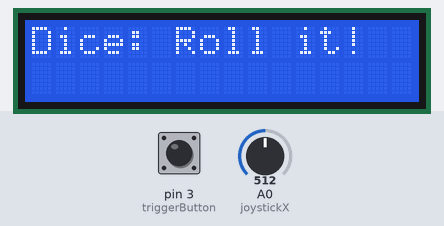
Simulated run of this sketch. Board: Arduino Uno, built with avr-gcc and run on an emulated ATmega328P. Shown: 16×2 character LCD. The inputs (shaded band) are chosen by the test bench; at power-on: A0 (joystickX) = 512, pin 3 (triggerButton) HIGH. Random numbers use the default seed unless the sketch sets one.

Above: at 1.2 s.
1.3 s: A0 (joystickX) set to 588
2.8 s: A0 (joystickX) set to 619
At 2.91 s:
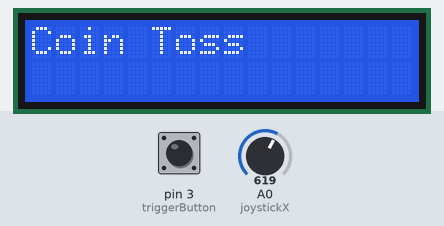
5.1 s: pin 3 (triggerButton) pulled LOW for 3.2 s
At 6.6 s:
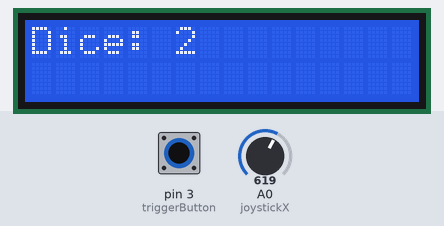
11.3 s: pin 3 (triggerButton) pulled LOW for 0.15 s
At 12.1 s:
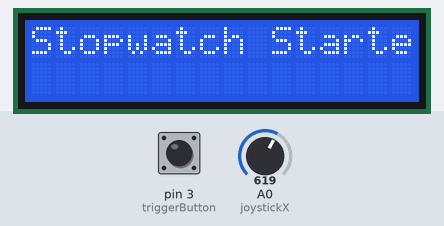
14.4 s: pin 3 (triggerButton) pulled LOW for 3.2 s
At 19.5 s:
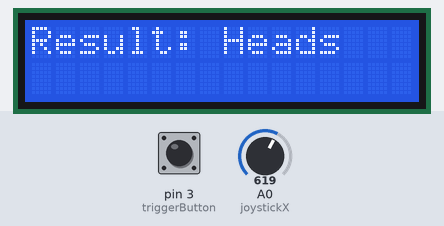
20.6 s: pin 3 (triggerButton) pulled LOW for 1 s
At 21.2 s:
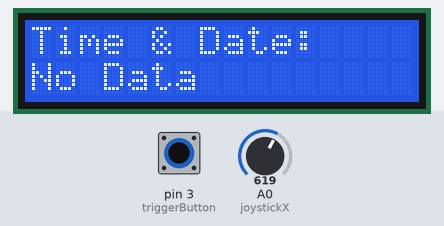
Timing chart, 0 to 23.6 s (numbered marks = the images above; inputs shaded):
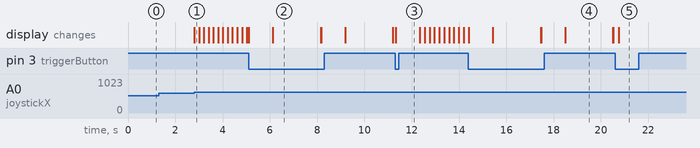

Measured:
- the behaviour switches between 600 and 601 on A0 (joystickX) (found by bisection; images 0 and 1)
- after the input at 1.3 s, every drawn part: stays the same
- after the input at 2.8 s, the display: changes at once (image 1)
- what the display in image 2 shows lasts 2.0 s, from 6.1 s to 8.1 s

The sketch:

Digital_Dice_Upbeat.ino
```cpp
#include <Wire.h>
#include <LCD_I2C.h>

LCD_I2C lcd(0x27, 16, 2);

// Pin Definitions
const int joystickX = A0; // Joystick horizontal (X-axis)
const int triggerButton = 3; // Trigger button

// Variables
int currentProgram = 0; // 0 = Dice, 1 = Coin Toss, 2 = Stopwatch, 3 = Time & Date
const int totalPrograms = 4;

unsigned long lastJoystickTime = 0;
unsigned long lastTriggerTime = 0;
const unsigned long debounceDelay = 200;

unsigned long stopwatchStart = 0;
bool stopwatchRunning = false; // Tracks whether stopwatch is running

String dateTime = "No Data"; // Placeholder for received date/time

void setup() {
  lcd.begin();        // Initialize LCD
  lcd.backlight();    // Turn on backlight

  pinMode(joystickX, INPUT);
  pinMode(triggerButton, INPUT_PULLUP);

  Serial.begin(9600);

  lcd.clear();
  lcd.print("Dice: Roll it!"); // Start with Dice program
}

void loop() {
  unsigned long currentTime = millis();

  // Handle Joystick Movement (Program Navigation)
  int joystickValue = analogRead(joystickX);
  if (currentTime - lastJoystickTime > debounceDelay) {
    if (joystickValue < 400) { // Joystick moved left (backward program)
      lastJoystickTime = currentTime;
      previousProgram();
    } else if (joystickValue > 600) { // Joystick moved right (forward program)
      lastJoystickTime = currentTime;
      nextProgram();
    }
  }

  // Handle Trigger Button
  if (digitalRead(triggerButton) == LOW && (currentTime - lastTriggerTime > debounceDelay)) {
    lastTriggerTime = currentTime;
    triggerProgram();
  }

  // Continuously update stopwatch display if running
  if (stopwatchRunning && currentProgram == 2) {
    updateStopwatchDisplay();
  }

  // Read serial input for date and time
  if (Serial.available()) {
    dateTime = Serial.readStringUntil('\n');
  }
}

void nextProgram() {
  currentProgram = (currentProgram + 1) % totalPrograms; // Go to next program
  updateLCD();
}

void previousProgram() {
  currentProgram = (currentProgram - 1 + totalPrograms) % totalPrograms; // Go to previous program
  updateLCD();
}

void updateLCD() {
  lcd.clear();
  switch (currentProgram) {
    case 0:
      lcd.print("Dice: Roll it!");
      break;
    case 1:
      lcd.print("Coin Toss");
      break;
    case 2:
      lcd.print("Stopwatch");
      break;
    case 3:
      lcd.print("Time & Date");
      break;
  }
}

void triggerProgram() {
  lcd.clear();
  switch (currentProgram) {
    case 0:
      digitalDice();
      break;
    case 1:
      coinToss();
      break;
    case 2:
      toggleStopwatch();
      break;
    case 3:
      displayTimeAndDate();
      break;
  }
}

void digitalDice() {
  lcd.print("Rolling Dice...");
  delay(1000);
  int dice = random(1, 7);
  lcd.clear();
  lcd.print("Dice: ");
  lcd.print(dice);
  delay(2000);
  updateLCD();
}

void coinToss() {
  lcd.print("Tossing Coin...");
  delay(1000);
  int toss = random(0, 2);
  lcd.clear();
  lcd.print("Result: ");
  lcd.print(toss == 0 ? "Heads" : "Tails");
  delay(2000);
  updateLCD();
}

void toggleStopwatch() {
  if (!stopwatchRunning) {
    // Start the stopwatch
    stopwatchStart = millis();
    stopwatchRunning = true;
    lcd.print("Stopwatch Started");
    delay(1000);
  } else {
    // Stop the stopwatch and display elapsed time
    stopwatchRunning = false;
    unsigned long elapsedTime = millis() - stopwatchStart;
    lcd.clear();
    lcd.print("Elapsed Time:");
    lcd.setCursor(0, 1);
    lcd.print(elapsedTime / 1000);
    lcd.print("s");
    delay(3000);

    // Reset stopwatch
    stopwatchStart = 0;
    lcd.clear();
    lcd.print("Stopwatch Reset");
    delay(2000);
  }
  updateLCD();
}

void updateStopwatchDisplay() {
  lcd.clear();
  unsigned long elapsedTime = millis() - stopwatchStart;
  lcd.print("Time: ");
  lcd.print(elapsedTime / 1000);
  lcd.print("s");
  delay(200);
}

void displayTimeAndDate() {
  lcd.print("Time & Date:");
  lcd.setCursor(0, 1);
  lcd.print(dateTime);
  delay(3000);
  updateLCD();
}
```
